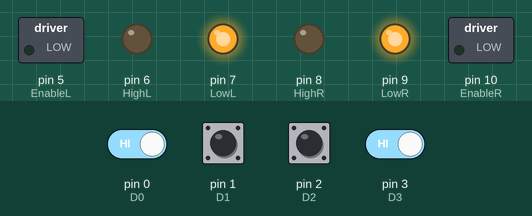
This sketch was run on a simulated Arduino Uno, built with avr-gcc and run on an emulated ATmega328P. On the bench: switched loads named in the sketch (green lamp = pin HIGH), output pins drawn as LEDs (lit = HIGH). The inputs (shaded band) are chosen by the test bench; at power-on: pin 0 (D0), pin 1 (D1), pin 2 (D2), pin 3 (D3) HIGH.

Above: at 1.2 s.
1.3 s: pin 0 (D0) driven LOW and pin 3 (D3) driven LOW
At 2.5 s:
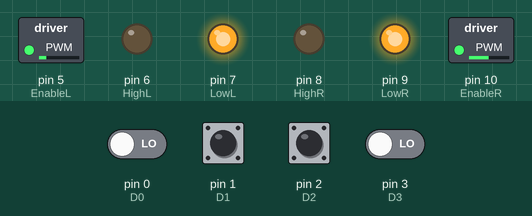
2.8 s: pin 1 (D1) pulled LOW for 0.15 s
At 4.1 s:
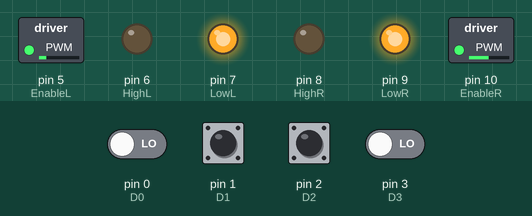
4.4 s: pin 0 (D0) driven HIGH
At 4.9 s:
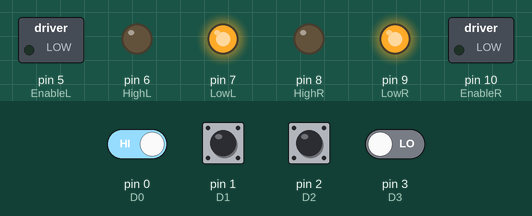
5.9 s: pin 2 (D2) pulled LOW for 0.15 s
At 5.97 s:
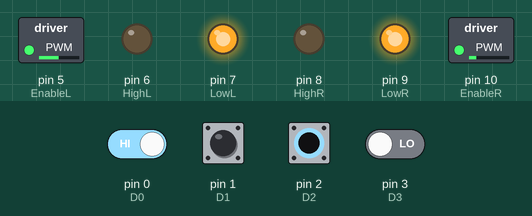
7.5 s: pin 1 (D1) pulled LOW for 1 s
At 8.3 s:
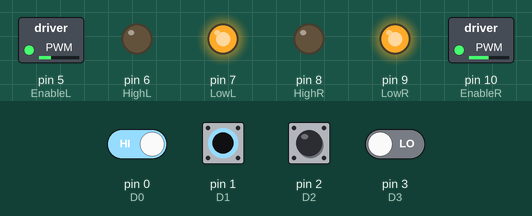
10.0 s: pin 0 (D0) driven LOW
At 10.3 s:
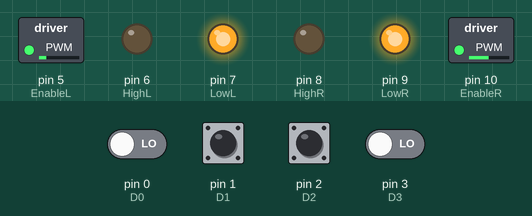
Timing chart, 0 to 12.5 s (numbered marks = the images above; inputs shaded):
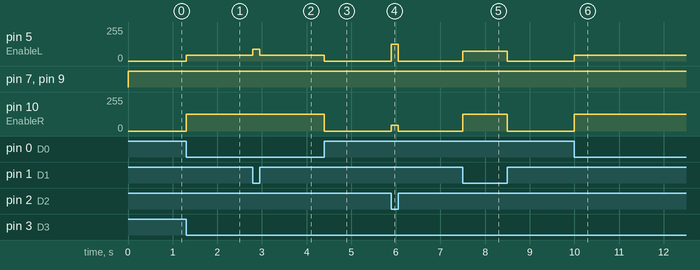

The sketch:

test.ino
```cpp
const int EnableL = 5;
const int HighL = 6;       // LEFT SIDE MOTOR
const int LowL =7;

const int EnableR = 10;
const int HighR = 8;       //RIGHT SIDE MOTOR
const int LowR =9;

const int D0 = 0;       //Raspberry pin 21    LSB
const int D1 = 1;       //Raspberry pin 22
const int D2 = 2;       //Raspberry pin 23
const int D3 = 3;       //Raspberry pin 24    MSB

int a,b,c,d,data;


void setup() {

pinMode(EnableL, OUTPUT);
pinMode(HighL, OUTPUT);
pinMode(LowL, OUTPUT);


pinMode(EnableR, OUTPUT);
pinMode(HighR, OUTPUT);
pinMode(LowR, OUTPUT);

pinMode(D0, INPUT_PULLUP);
pinMode(D1, INPUT_PULLUP);
pinMode(D2, INPUT_PULLUP);
pinMode(D3, INPUT_PULLUP);


}

void Data()
{
   a = digitalRead(D0);
   b = digitalRead(D1);
   c = digitalRead(D2);
   d = digitalRead(D3);

   data = 8*d+4*c+2*b+a;
}

void Forward()
{
  digitalWrite(HighL, LOW);
  digitalWrite(LowL, HIGH);
  analogWrite(EnableL,125);

  digitalWrite(HighR, LOW);
  digitalWrite(LowR, HIGH);
  analogWrite(EnableR,125);

  Serial.print("forward");

}


void Backward()
{
  digitalWrite(HighL, HIGH);
  digitalWrite(LowL, LOW);
  analogWrite(EnableL,125);

  digitalWrite(HighR, HIGH);
  digitalWrite(LowR, LOW);
  analogWrite(EnableR,125);

}

void Stop()
{
  digitalWrite(HighL, LOW);
  digitalWrite(LowL, HIGH);
  analogWrite(EnableL,0);

  digitalWrite(HighR, LOW);
  digitalWrite(LowR, HIGH);
  analogWrite(EnableR,0);

}

void Left1()
{
  digitalWrite(HighL, LOW);
  digitalWrite(LowL, HIGH);
  analogWrite(EnableL,90);

  digitalWrite(HighR, LOW);
  digitalWrite(LowR, HIGH);
  analogWrite(EnableR,125);
  Serial.print("left1");
}

void Left2()
{
  digitalWrite(HighL, LOW);
  digitalWrite(LowL, HIGH);
  analogWrite(EnableL,75);

  digitalWrite(HighR, LOW);
  digitalWrite(LowR, HIGH);
  analogWrite(EnableR,125);
  Serial.print("left2");

}


void Left3()
{
  digitalWrite(HighL, LOW);
  digitalWrite(LowL, HIGH);
  analogWrite(EnableL,45);

  digitalWrite(HighR, LOW);
  digitalWrite(LowR, HIGH);
  analogWrite(EnableR,125);
  Serial.print("left3");

}

void Right1()
{
  digitalWrite(HighL, LOW);
  digitalWrite(LowL, HIGH);
  analogWrite(EnableL,125);

  digitalWrite(HighR, LOW);
  digitalWrite(LowR, HIGH);
  analogWrite(EnableR,90);
  Serial.print("right1");

}
void Right2()
{
  digitalWrite(HighL, LOW);
  digitalWrite(LowL, HIGH);
  analogWrite(EnableL,125);

  digitalWrite(HighR, LOW);
  digitalWrite(LowR, HIGH);
  analogWrite(EnableR,75);
  Serial.print("right2");

}

void Right3()
{
  digitalWrite(HighL, LOW);
  digitalWrite(LowL, HIGH);
  analogWrite(EnableL,125);

  digitalWrite(HighR, LOW);
  digitalWrite(LowR, HIGH);
  analogWrite(EnableR,45  );
  Serial.print("right3");
}


void loop()
{
  Data();
  if(data==0)
   {
     Forward();
   }

  else if(data==1)
   {
     Right1();
   }

  else if(data==2)
   {
     Right2();
   }

  else if(data==3)
   {
     Right3();
   }

  else if(data==4)
   {
     Left1();
   }

  else if(data==5)
   {
     Left2();
   }

  else if(data==6)
   {
     Left3();
   }

  else if (data>6)
   {
     Stop();
   }


}
```

Measured:
- after the input at 1.3 s, pin 5 (EnableL): 0/255 → 45/255 at once; pin 10 (EnableR): 0/255 → 125/255 at once
- after the input at 2.8 s, pin 5 (EnableL): 45/255 → 90/255 at once, → 45/255 0.15 s later
- after the input at 4.4 s, pin 5 (EnableL): 45/255 → 0/255 at once; pin 10 (EnableR): 125/255 → 0/255 at once
- after the input at 5.9 s, pin 5 (EnableL): 0/255 → 125/255 at once, → 0/255 0.15 s later; pin 10 (EnableR): 0/255 → 45/255 at once, → 0/255 0.15 s later
- after the input at 7.5 s, pin 5 (EnableL): 0/255 → 75/255 at once, → 0/255 1.0 s later; pin 10 (EnableR): 0/255 → 125/255 at once, → 0/255 1.0 s later
- after the input at 10.0 s, pin 5 (EnableL): 0/255 → 45/255 at once; pin 10 (EnableR): 0/255 → 125/255 at once
